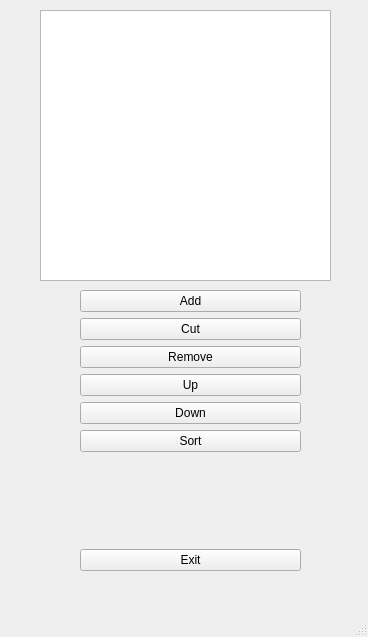
<?xml version="1.0" encoding="UTF-8"?>
<ui version="4.0">
 <class>MainWindow</class>
 <widget class="QMainWindow" name="MainWindow">
  <property name="geometry">
   <rect>
    <x>0</x>
    <y>0</y>
    <width>368</width>
    <height>637</height>
   </rect>
  </property>
  <property name="windowTitle">
   <string>MainWindow</string>
  </property>
  <widget class="QWidget" name="centralwidget">
   <widget class="QListWidget" name="listWidget">
    <property name="geometry">
     <rect>
      <x>40</x>
      <y>10</y>
      <width>291</width>
      <height>271</height>
     </rect>
    </property>
   </widget>
   <widget class="QWidget" name="verticalLayoutWidget">
    <property name="geometry">
     <rect>
      <x>80</x>
      <y>290</y>
      <width>221</width>
      <height>281</height>
     </rect>
    </property>
    <layout class="QVBoxLayout" name="verticalLayout">
     <item>
      <widget class="QPushButton" name="add_pushButton">
       <property name="text">
        <string>Add</string>
       </property>
      </widget>
     </item>
     <item>
      <widget class="QPushButton" name="cut_pushButton">
       <property name="text">
        <string>Cut</string>
       </property>
      </widget>
     </item>
     <item>
      <widget class="QPushButton" name="remove_pushButton">
       <property name="text">
        <string>Remove</string>
       </property>
      </widget>
     </item>
     <item>
      <widget class="QPushButton" name="up_pushButton">
       <property name="text">
        <string>Up</string>
       </property>
      </widget>
     </item>
     <item>
      <widget class="QPushButton" name="down_pushButton">
       <property name="text">
        <string>Down</string>
       </property>
      </widget>
     </item>
     <item>
      <widget class="QPushButton" name="sort_pushButton">
       <property name="text">
        <string>Sort</string>
       </property>
      </widget>
     </item>
     <item>
      <spacer name="verticalSpacer">
       <property name="orientation">
        <enum>Qt::Vertical</enum>
       </property>
       <property name="sizeHint" stdset="0">
        <size>
         <width>20</width>
         <height>40</height>
        </size>
       </property>
      </spacer>
     </item>
     <item>
      <widget class="QPushButton" name="exit_pushButton">
       <property name="text">
        <string>Exit</string>
       </property>
      </widget>
     </item>
    </layout>
   </widget>
  </widget>
  <widget class="QMenuBar" name="menubar">
   <property name="geometry">
    <rect>
     <x>0</x>
     <y>0</y>
     <width>368</width>
     <height>26</height>
    </rect>
   </property>
  </widget>
  <widget class="QStatusBar" name="statusbar"/>
 </widget>
 <resources/>
 <connections/>
</ui>
